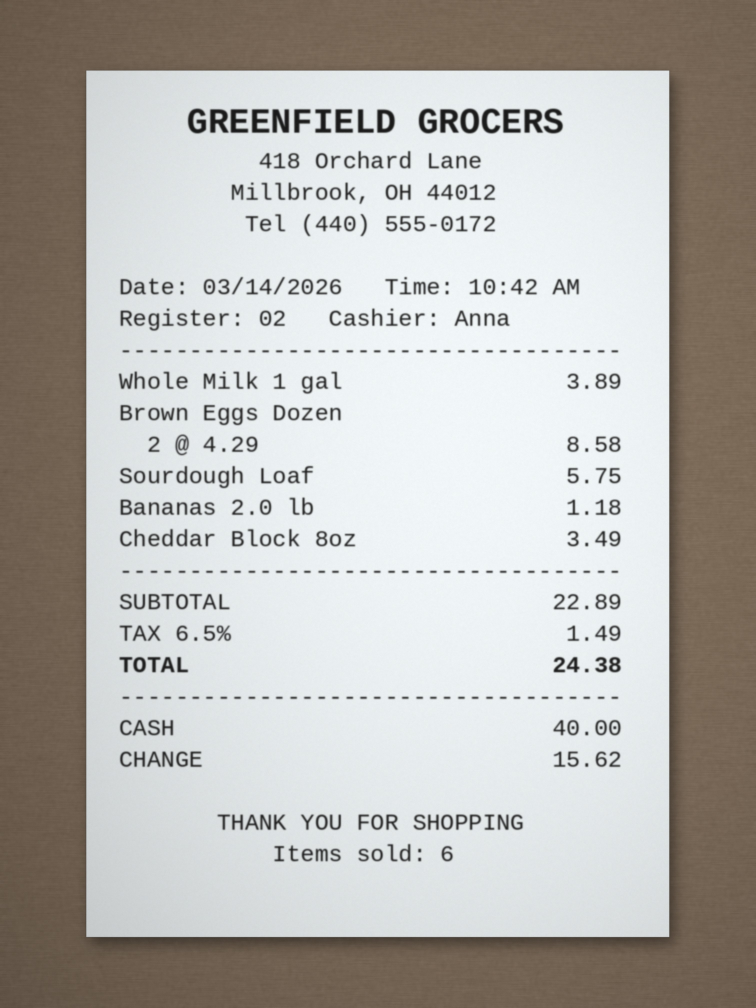
#> input picture backend/documents/evaluation/dataset/invoices_bills/images/receipt_1_clean.jpg, 3024 x 4032 px (shown at 1/4 size)
$ python -i image_enhancement.py   (imports and definitions only)   (older library calls are emulated)
#> lines starting #> are read from the running program, lines starting #| are printed output that depends on the picture; after the words box and inside, x2 and y2 are one past the last pixel; in counts of white or black regions, pixels touching at a corner belong together
"""Modular, testable image variants used for OCR benchmarking and selection."""

import cv2
import numpy as np


def resize_for_ocr(image, max_dimension=2000):
    """Downsize only oversized inputs; preserve detail in typical phone captures."""
    height, width = image.shape[:2]
    largest = max(height, width)
    if largest <= max_dimension:
        return image.copy()
    scale = max_dimension / largest
    return cv2.resize(image, (round(width * scale), round(height * scale)), interpolation=cv2.INTER_AREA)


def upscale_for_ocr(image, minimum_dimension=600, maximum_dimension=1280):
    """Increase small captures before OCR while never enlarging past a safe limit.

    Phone photos are normally already large enough. Small screenshots and low
    resolution scans, however, often lose character detail unless they are
    enlarged with a high-quality interpolation method.
    """
    height, width = image.shape[:2]
    largest = max(height, width)
    if largest >= minimum_dimension:
        return resize_for_ocr(image, maximum_dimension)
    scale = minimum_dimension / largest
    return cv2.resize(image, (round(width * scale), round(height * scale)), interpolation=cv2.INTER_CUBIC)


def grayscale(image):
    return image if len(image.shape) == 2 else cv2.cvtColor(image, cv2.COLOR_BGR2GRAY)


def median_blur(image, kernel_size=3):
    return cv2.medianBlur(grayscale(image), kernel_size)


def gaussian_blur(image, kernel_size=5):
    return cv2.GaussianBlur(grayscale(image), (kernel_size, kernel_size), 0)


def clahe(image):
    return cv2.createCLAHE(clipLimit=2.0, tileGridSize=(8, 8)).apply(median_blur(image))


def adaptive_threshold(image):
    return cv2.adaptiveThreshold(
        clahe(image), 255, cv2.ADAPTIVE_THRESH_GAUSSIAN_C, cv2.THRESH_BINARY, 15, 10,
    )


def otsu_threshold(image):
    _, thresholded = cv2.threshold(clahe(image), 0, 255, cv2.THRESH_BINARY + cv2.THRESH_OTSU)
    return thresholded


def sharpen(image):
    source = grayscale(image)
    blurred = cv2.GaussianBlur(source, (0, 0), 2.0)
    return cv2.addWeighted(source, 1.5, blurred, -0.5, 0)


def morphological_open(image):
    kernel = np.ones((2, 2), np.uint8)
    return cv2.morphologyEx(grayscale(image), cv2.MORPH_OPEN, kernel)


def enhanced_color(image):
    """Preserve colour evidence while improving uneven illumination and contrast."""
    source = upscale_for_ocr(image)
    if len(source.shape) == 2:
        return clahe(source)
    lab = cv2.cvtColor(source, cv2.COLOR_BGR2LAB)
    lightness, channel_a, channel_b = cv2.split(lab)
    lightness = cv2.createCLAHE(clipLimit=2.0, tileGridSize=(8, 8)).apply(lightness)
    return cv2.cvtColor(cv2.merge((lightness, channel_a, channel_b)), cv2.COLOR_LAB2BGR)


def correct_uneven_illumination(image):
    """Reduce shadows and mild glare while preserving character strokes."""
    source = upscale_for_ocr(image)
    gray = grayscale(source)
    background = cv2.morphologyEx(gray, cv2.MORPH_CLOSE, np.ones((31, 31), np.uint8))
    normalised = cv2.divide(gray, background, scale=255)
    return cv2.createCLAHE(clipLimit=2.2, tileGridSize=(8, 8)).apply(normalised)


def correct_small_skew(image, maximum_angle=15):
    """Correct small text-baseline skew without unexpectedly rotating a page."""
    source = grayscale(image)
    _, binary = cv2.threshold(source, 0, 255, cv2.THRESH_BINARY_INV + cv2.THRESH_OTSU)
    coordinates = np.column_stack(np.where(binary > 0))
    if len(coordinates) < 100:
        return image.copy(), 0.0

    angle = cv2.minAreaRect(coordinates)[-1]
    angle = -(90 + angle) if angle < -45 else -angle
    if abs(angle) > maximum_angle:
        return image.copy(), 0.0

    height, width = source.shape[:2]
    matrix = cv2.getRotationMatrix2D((width / 2, height / 2), angle, 1.0)
    return cv2.warpAffine(image, matrix, (width, height), flags=cv2.INTER_CUBIC, borderMode=cv2.BORDER_REPLICATE), round(float(angle), 3)


# [27 lines left out: functions assess_quality, recovery_strategies, not called in this run]


def build_ocr_variants(image, names=None):
    """Build only named candidate variants; no transformation is applied blindly."""
    source = upscale_for_ocr(image)
    deskewed = None

    def get_deskewed():
        nonlocal deskewed
        if deskewed is None:
            deskewed, _ = correct_small_skew(source)
        return deskewed

    available = {
        'color': lambda: source,
        'grayscale': lambda: grayscale(source),
        'gaussian_blur': lambda: gaussian_blur(source),
        'median_blur': lambda: median_blur(source),
        'clahe': lambda: clahe(source),
        'adaptive_threshold': lambda: adaptive_threshold(source),
        'otsu_threshold': lambda: otsu_threshold(source),
        'sharpened': lambda: sharpen(source),
        'morphological_open': lambda: morphological_open(source),
        'deskewed': get_deskewed,
        'enhanced_color': lambda: enhanced_color(source),
        'illumination_corrected': lambda: correct_uneven_illumination(source),
        'deskewed_clahe': lambda: clahe(get_deskewed()),
        'deskewed_adaptive_threshold': lambda: adaptive_threshold(get_deskewed()),
    }
    selected = names or available.keys()
    return {name: available[name]() for name in selected}

>>> import cv2
>>> picture = cv2.imread('../evaluation/dataset/invoices_bills/images/receipt_1_clean.jpg')
#> picture is the input picture: shape (4032, 3024, 3); mean B, G, R 177.8, 181.7, 183.9
>>> result = build_ocr_variants(picture)
#> in adaptive_threshold, `return cv2.adaptiveThreshold( clahe(image), 255, cv2.ADAPTIVE_THRESH_G..`:
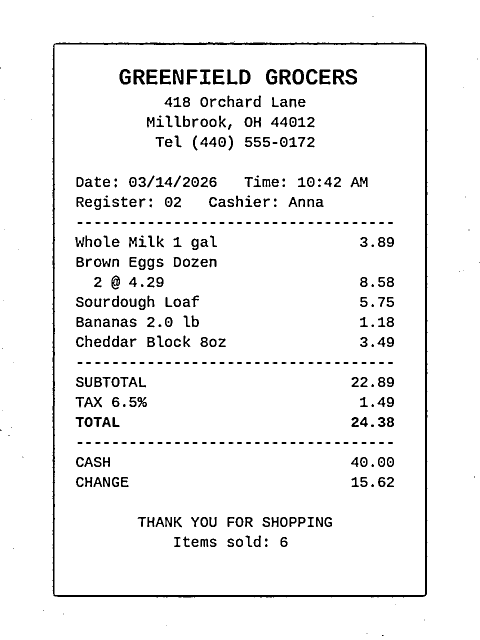
#> returned value: shape (1280, 960) (shown at 1/2 size); 95.1% white; 451 black regions (47 under 20 px), largest, box (x1, y1, x2, y2) and area: (105, 84, 855, 1195) 13771, (559, 139, 582, 169) 436, (666, 139, 689, 169) 433
#> in otsu_threshold, `_, thresholded = cv2.threshold(clahe(image), 0, 255, cv2.THRESH_BINARY..`:
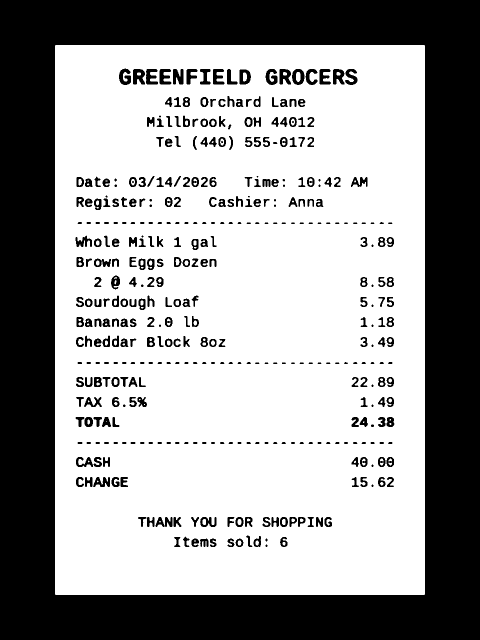
#> thresholded: shape (1280, 960) (shown at 1/2 size); 62% white; 405 black regions (25 under 20 px), largest, box (x1, y1, x2, y2) and area: (0, 0, 960, 1280) 414804, (266, 138, 290, 169) 561, (559, 138, 582, 169) 519
#> in sharpen, `blurred = cv2.GaussianBlur(source, (0, 0), 2.0)`:
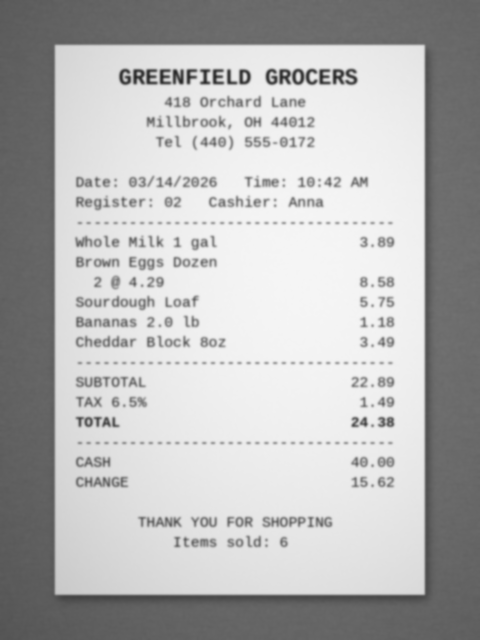
#> blurred: shape (1280, 960) (shown at 1/2 size); min 37, max 246, mean 181.9
#> in morphological_open, `kernel = np.ones((2, 2), np.uint8)`: kernel = [[1, 1], [1, 1]]
#> in correct_small_skew, `_, binary = cv2.threshold(source, 0, 255, cv2.THRESH_BINARY_INV + cv2...`:
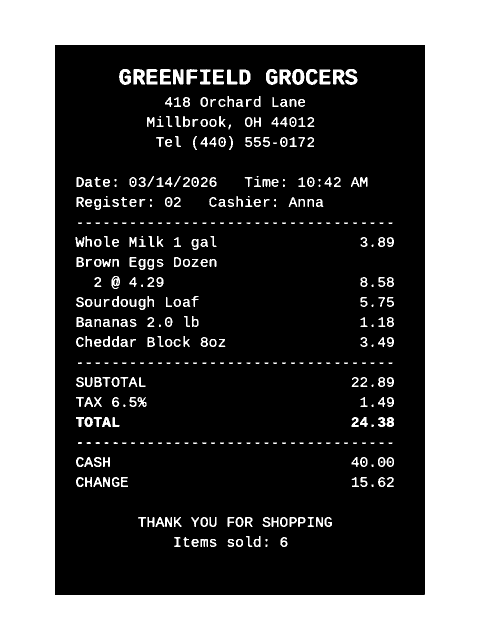
#> binary: shape (1280, 960) (shown at 1/2 size); 37.5% white; 422 white regions (40 under 20 px), largest, box (x1, y1, x2, y2) and area: (0, 0, 960, 1280) 414801, (267, 138, 290, 169) 513, (346, 138, 367, 169) 497
#> in correct_small_skew, `coordinates = np.column_stack(np.where(binary > 0))`: coordinates = 460612 pairs, first value 0 to 1279, second value 0 to 959
#> in correct_small_skew, `angle = cv2.minAreaRect(coordinates)[-1]`: angle = -90
#> in correct_small_skew, `angle = -(90 + angle) if angle < -45 else -angle`: angle = 0
#> in correct_small_skew, `matrix = cv2.getRotationMatrix2D((width / 2, height / 2), angle, 1.0)`: matrix = [[1, 0, 0], [0, 1, 0]]
#> in enhanced_color, `lightness, channel_a, channel_b = cv2.split(lab)`:
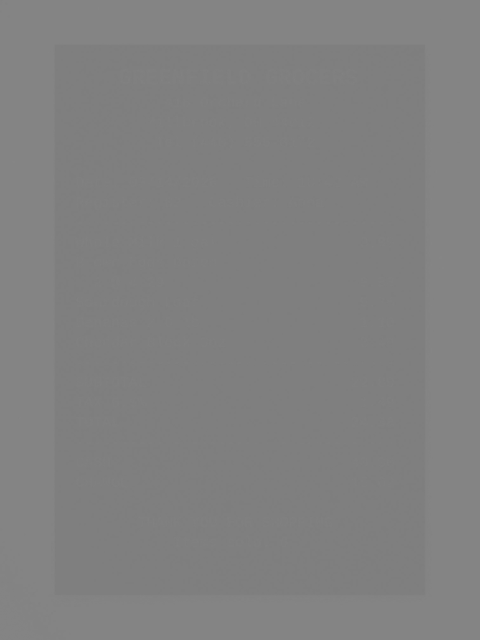
#> channel_a: shape (1280, 960) (shown at 1/2 size); min 125, max 133, mean 128.6
#> in correct_uneven_illumination, `background = cv2.morphologyEx(gray, cv2.MORPH_CLOSE, np.ones((31, 31),..`:
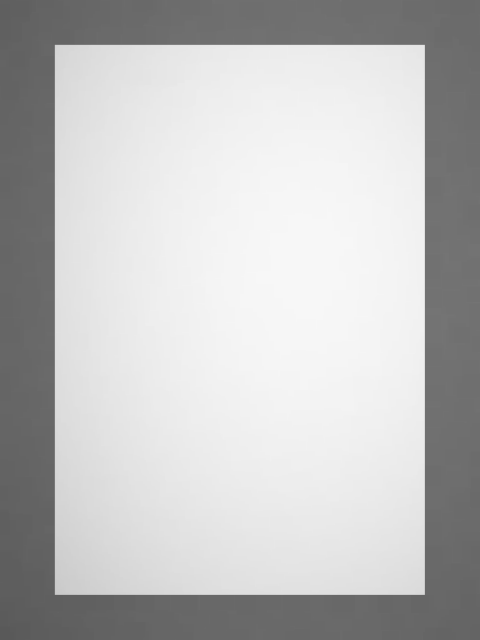
#> background: shape (1280, 960) (shown at 1/2 size); min 89, max 248, mean 191.1
#> in correct_uneven_illumination, `return cv2.createCLAHE(clipLimit=2.2, tileGridSize=(8, 8)).apply(norma..`:
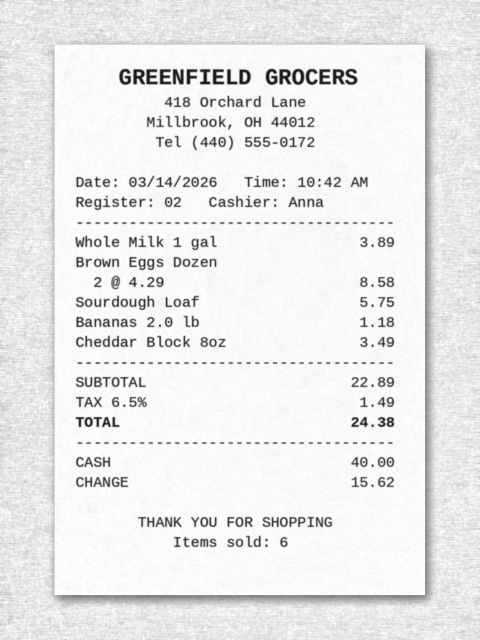
#> returned value: shape (1280, 960) (shown at 1/2 size); min 20, max 255, mean 234.2
#> result = 14 items

$ run again, on backend/documents/evaluation/dataset/invoices_bills/images/receipt_2_tilted.jpg
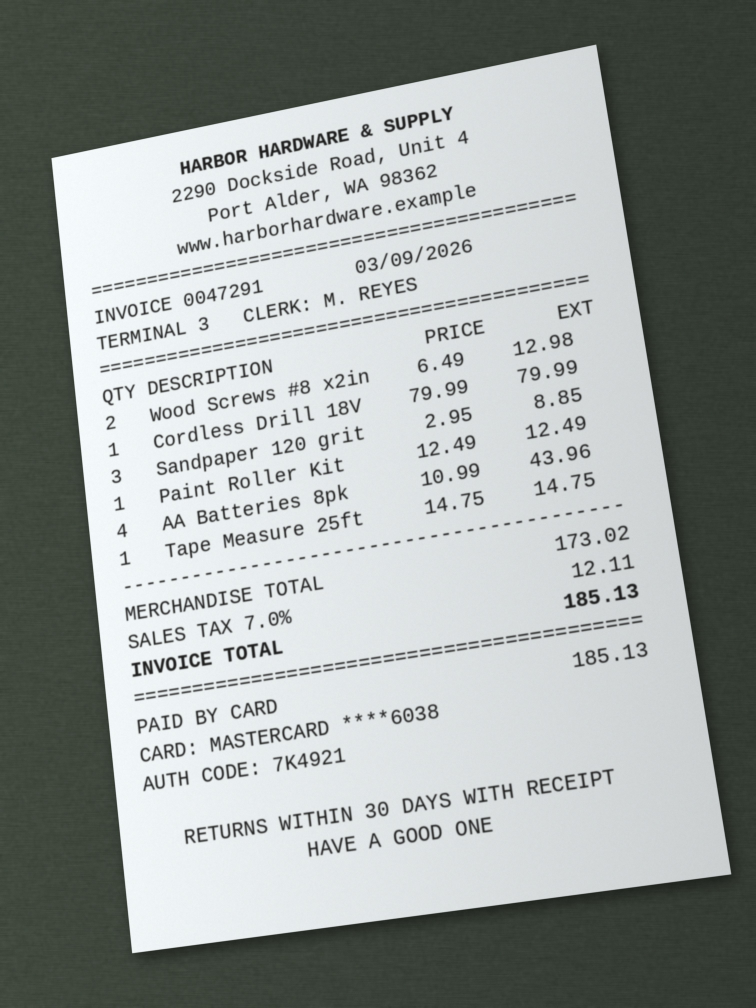
#> input picture backend/documents/evaluation/dataset/invoices_bills/images/receipt_2_tilted.jpg, 3024 x 4032 px (shown at 1/4 size)
#> picture is the input picture: shape (4032, 3024, 3); mean B, G, R 157.6, 159.9, 154.3
#> thresholded: shape (1280, 960); 57.7% white; 758 black regions (79 under 20 px), largest, box (x1, y1, x2, y2) and area: (0, 0, 960, 1280) 462835, (401, 163, 443, 187) 447, (329, 178, 371, 201) 436
#> kernel = [[1, 1], [1, 1]]
#> in correct_small_skew, `_, binary = cv2.threshold(source, 0, 255, cv2.THRESH_BINARY_INV + cv2...`:
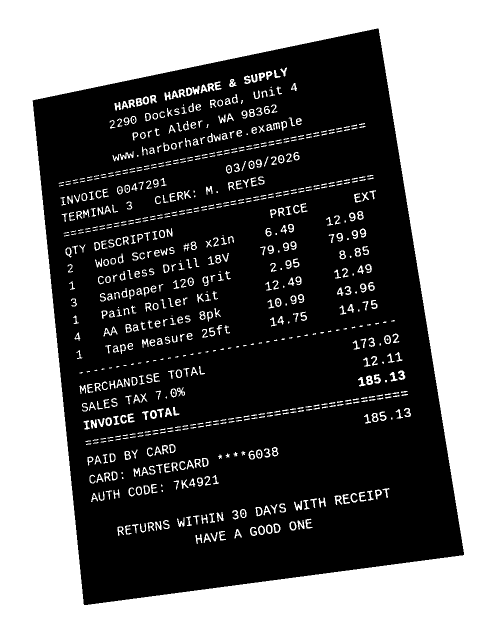
#> binary: shape (1280, 960) (shown at 1/2 size); 41.6% white; 777 white regions (96 under 20 px), largest, box (x1, y1, x2, y2) and area: (0, 0, 960, 1280) 462824, (732, 751, 746, 770) 179, (207, 653, 235, 673) 178
#> coordinates = 510718 pairs, first value 0 to 1279, second value 0 to 959
#> in correct_small_skew, `angle = cv2.minAreaRect(coordinates)[-1]`: angle = -90
#> in correct_small_skew, `angle = -(90 + angle) if angle < -45 else -angle`: angle = 0
#> matrix = [[1, 0, 0], [0, 1, 0]]
#> lab: shape (1280, 960, 3); mean of channels 0, 1, 2 162.7, 125.4, 128.9
#> in correct_uneven_illumination, `return cv2.createCLAHE(clipLimit=2.2, tileGridSize=(8, 8)).apply(norma..`:
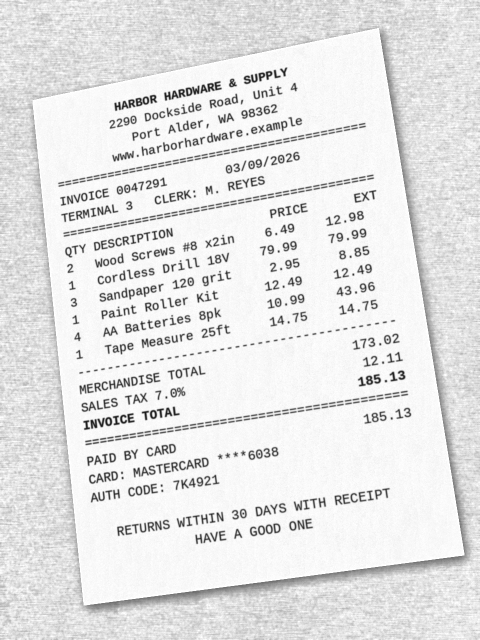
#> returned value: shape (1280, 960) (shown at 1/2 size); min 21, max 255, mean 228.3
#> result = 14 items

$ run again, on backend/documents/evaluation/dataset/invoices_bills/images/receipt_4_wrinkled.jpg
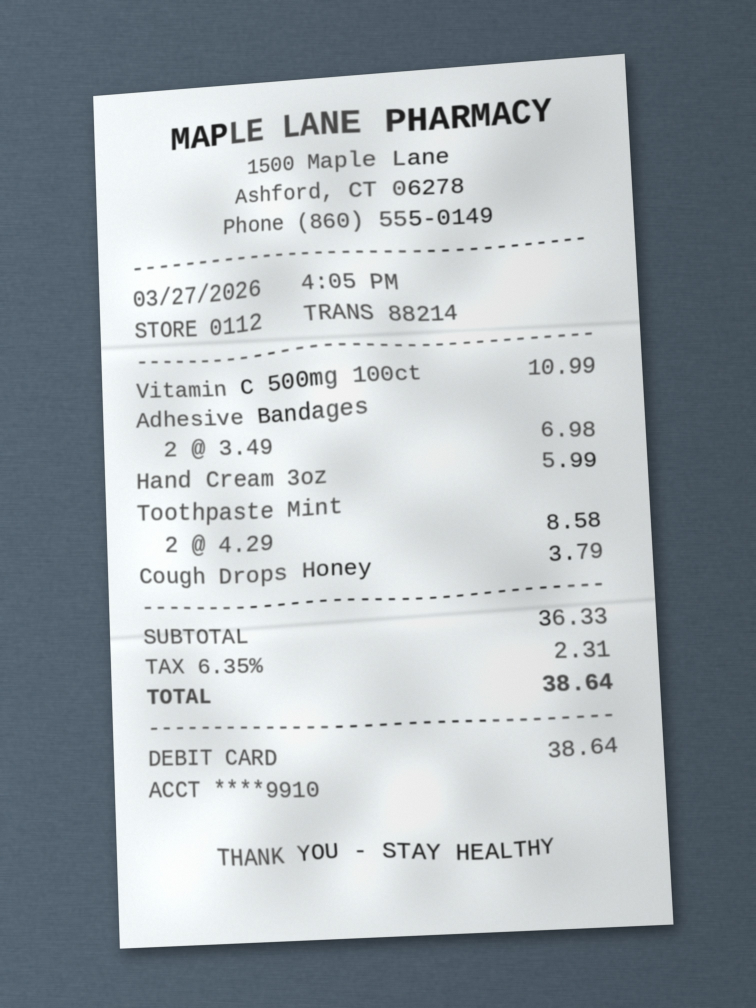
#> input picture backend/documents/evaluation/dataset/invoices_bills/images/receipt_4_wrinkled.jpg, 3024 x 4032 px (shown at 1/4 size)
#> picture is the input picture: shape (4032, 3024, 3); mean B, G, R 175.4, 170.2, 162.6
#> thresholded: shape (1280, 960); 57.2% white; 417 black regions (14 under 20 px), largest, box (x1, y1, x2, y2) and area: (0, 0, 960, 1280) 473190, (573, 130, 622, 163) 1049, (361, 143, 406, 174) 643
#> kernel = [[1, 1], [1, 1]]
#> in correct_small_skew, `_, binary = cv2.threshold(source, 0, 255, cv2.THRESH_BINARY_INV + cv2...`:
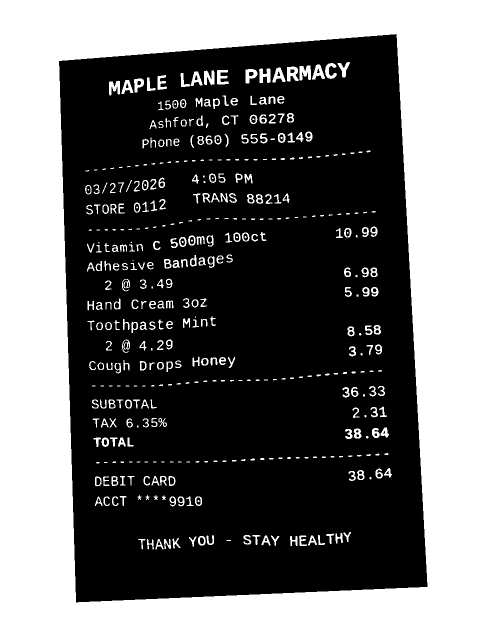
#> binary: shape (1280, 960) (shown at 1/2 size); 41.7% white; 444 white regions (96 under 20 px), largest, box (x1, y1, x2, y2) and area: (0, 0, 960, 1280) 473126, (599, 131, 622, 161) 495, (574, 133, 598, 163) 474
#> coordinates = 512004 pairs, first value 0 to 1279, second value 0 to 959
#> in correct_small_skew, `angle = cv2.minAreaRect(coordinates)[-1]`: angle = -90
#> in correct_small_skew, `angle = -(90 + angle) if angle < -45 else -angle`: angle = 0
#> matrix = [[1, 0, 0], [0, 1, 0]]
#> lab: shape (1280, 960, 3); mean of channels 0, 1, 2 174.1, 126.4, 124.1
#> in correct_uneven_illumination, `return cv2.createCLAHE(clipLimit=2.2, tileGridSize=(8, 8)).apply(norma..`:
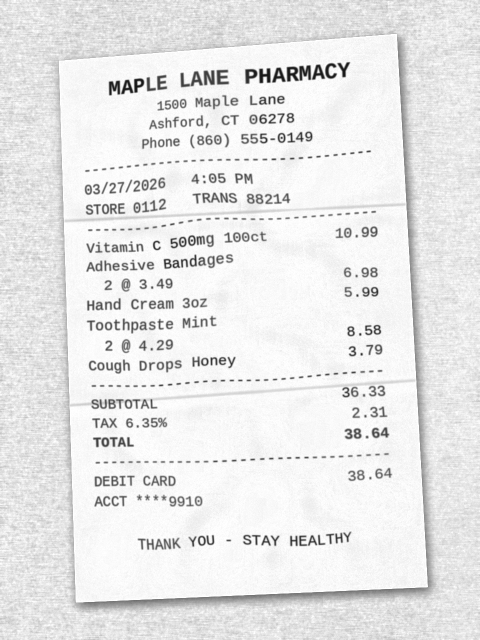
#> returned value: shape (1280, 960) (shown at 1/2 size); min 18, max 255, mean 231.9
#> result = 14 items
